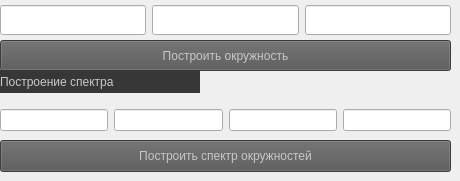
        <widget class="QWidget" name="page_1">
         <property name="sizePolicy">
          <sizepolicy hsizetype="Minimum" vsizetype="Minimum">
           <horstretch>0</horstretch>
           <verstretch>0</verstretch>
          </sizepolicy>
         </property>
         <property name="minimumSize">
          <size>
           <width>0</width>
           <height>100</height>
          </size>
         </property>
         <widget class="QPushButton" name="draw_circle_button">
          <property name="geometry">
           <rect>
            <x>0</x>
            <y>40</y>
            <width>451</width>
            <height>31</height>
           </rect>
          </property>
          <property name="sizePolicy">
           <sizepolicy hsizetype="Fixed" vsizetype="Fixed">
            <horstretch>0</horstretch>
            <verstretch>0</verstretch>
           </sizepolicy>
          </property>
          <property name="maximumSize">
           <size>
            <width>460</width>
            <height>16777215</height>
           </size>
          </property>
          <property name="styleSheet">
           <string notr="true">color: rgb(200, 200, 200);
font: 10pt &quot;Segoe UI&quot;;
background-color: rgb(86, 86, 86);</string>
          </property>
          <property name="text">
           <string>Построить окружность</string>
          </property>
         </widget>
         <widget class="QWidget" name="horizontalLayoutWidget_2">
          <property name="geometry">
           <rect>
            <x>0</x>
            <y>0</y>
            <width>451</width>
            <height>41</height>
           </rect>
          </property>
          <layout class="QHBoxLayout" name="horizontalLayout_9">
           <item>
            <widget class="QLineEdit" name="set_x">
             <property name="sizePolicy">
              <sizepolicy hsizetype="Fixed" vsizetype="Fixed">
               <horstretch>0</horstretch>
               <verstretch>0</verstretch>
              </sizepolicy>
             </property>
             <property name="maximumSize">
              <size>
               <width>150</width>
               <height>30</height>
              </size>
             </property>
             <property name="styleSheet">
              <string notr="true">border-color: rgb(255, 255, 255);
color: rgb(255, 255, 255);
font: 10pt &quot;Segoe UI&quot;;</string>
             </property>
             <property name="placeholderText">
              <string>x центра</string>
             </property>
            </widget>
           </item>
           <item>
            <widget class="QLineEdit" name="set_y">
             <property name="sizePolicy">
              <sizepolicy hsizetype="Fixed" vsizetype="Fixed">
               <horstretch>0</horstretch>
               <verstretch>0</verstretch>
              </sizepolicy>
             </property>
             <property name="maximumSize">
              <size>
               <width>150</width>
               <height>30</height>
              </size>
             </property>
             <property name="styleSheet">
              <string notr="true">border-color: rgb(255, 255, 255);
color: rgb(255, 255, 255);
font: 10pt &quot;Segoe UI&quot;;</string>
             </property>
             <property name="placeholderText">
              <string>y центра</string>
             </property>
            </widget>
           </item>
           <item>
            <widget class="QLineEdit" name="set_r">
             <property name="sizePolicy">
              <sizepolicy hsizetype="Fixed" vsizetype="Fixed">
               <horstretch>0</horstretch>
               <verstretch>0</verstretch>
              </sizepolicy>
             </property>
             <property name="maximumSize">
              <size>
               <width>150</width>
               <height>30</height>
              </size>
             </property>
             <property name="styleSheet">
              <string notr="true">border-color: rgb(255, 255, 255);
color: rgb(255, 255, 255);
font: 10pt &quot;Segoe UI&quot;;</string>
             </property>
             <property name="placeholderText">
              <string>Радиус</string>
             </property>
            </widget>
           </item>
          </layout>
         </widget>
         <widget class="QLabel" name="draw_spektr_label">
          <property name="geometry">
           <rect>
            <x>0</x>
            <y>70</y>
            <width>200</width>
            <height>23</height>
           </rect>
          </property>
          <property name="sizePolicy">
           <sizepolicy hsizetype="Fixed" vsizetype="Fixed">
            <horstretch>0</horstretch>
            <verstretch>0</verstretch>
           </sizepolicy>
          </property>
          <property name="minimumSize">
           <size>
            <width>200</width>
            <height>0</height>
           </size>
          </property>
          <property name="maximumSize">
           <size>
            <width>250</width>
            <height>16777215</height>
           </size>
          </property>
          <property name="styleSheet">
           <string notr="true">color: rgb(200, 200, 200);
border-color: rgb(131, 131, 131);
gridline-color: rgb(95, 95, 95);
background-color: rgb(55, 55, 55);
font: 12pt &quot;Segoe UI&quot;;</string>
          </property>
          <property name="text">
           <string>Построение спектра</string>
          </property>
         </widget>
         <widget class="QPushButton" name="draw_spektr_button">
          <property name="geometry">
           <rect>
            <x>0</x>
            <y>140</y>
            <width>451</width>
            <height>32</height>
           </rect>
          </property>
          <property name="sizePolicy">
           <sizepolicy hsizetype="Fixed" vsizetype="Fixed">
            <horstretch>0</horstretch>
            <verstretch>0</verstretch>
           </sizepolicy>
          </property>
          <property name="maximumSize">
           <size>
            <width>460</width>
            <height>16777215</height>
           </size>
          </property>
          <property name="styleSheet">
           <string notr="true">color: rgb(200, 200, 200);
font: 10pt &quot;Segoe UI&quot;;
background-color: rgb(86, 86, 86);</string>
          </property>
          <property name="text">
           <string>Построить спектр окружностей</string>
          </property>
         </widget>
         <widget class="QWidget" name="horizontalLayoutWidget_3">
          <property name="geometry">
           <rect>
            <x>0</x>
            <y>100</y>
            <width>451</width>
            <height>41</height>
           </rect>
          </property>
          <layout class="QHBoxLayout" name="horizontalLayout_3">
           <item>
            <widget class="QLineEdit" name="set_r_start">
             <property name="sizePolicy">
              <sizepolicy hsizetype="Fixed" vsizetype="Fixed">
               <horstretch>0</horstretch>
               <verstretch>0</verstretch>
              </sizepolicy>
             </property>
             <property name="maximumSize">
              <size>
               <width>110</width>
               <height>16777215</height>
              </size>
             </property>
             <property name="styleSheet">
              <string notr="true">border-color: rgb(255, 255, 255);
color: rgb(255, 255, 255);
font: 10pt &quot;Segoe UI&quot;;</string>
             </property>
             <property name="placeholderText">
              <string>нач радиус</string>
             </property>
            </widget>
           </item>
           <item>
            <widget class="QLineEdit" name="set_r_end">
             <property name="sizePolicy">
              <sizepolicy hsizetype="Fixed" vsizetype="Fixed">
               <horstretch>0</horstretch>
               <verstretch>0</verstretch>
              </sizepolicy>
             </property>
             <property name="maximumSize">
              <size>
               <width>110</width>
               <height>16777215</height>
              </size>
             </property>
             <property name="styleSheet">
              <string notr="true">border-color: rgb(255, 255, 255);
color: rgb(255, 255, 255);
font: 10pt &quot;Segoe UI&quot;;</string>
             </property>
             <property name="placeholderText">
              <string>кон радиус</string>
             </property>
            </widget>
           </item>
           <item>
            <widget class="QLineEdit" name="set_circle_count">
             <property name="sizePolicy">
              <sizepolicy hsizetype="Fixed" vsizetype="Fixed">
               <horstretch>0</horstretch>
               <verstretch>0</verstretch>
              </sizepolicy>
             </property>
             <property name="maximumSize">
              <size>
               <width>110</width>
               <height>16777215</height>
              </size>
             </property>
             <property name="styleSheet">
              <string notr="true">border-color: rgb(255, 255, 255);
color: rgb(255, 255, 255);
font: 10pt &quot;Segoe UI&quot;;</string>
             </property>
             <property name="placeholderText">
              <string>кол-во окр</string>
             </property>
            </widget>
           </item>
           <item>
            <widget class="QLineEdit" name="set_step">
             <property name="sizePolicy">
              <sizepolicy hsizetype="Fixed" vsizetype="Fixed">
               <horstretch>0</horstretch>
               <verstretch>0</verstretch>
              </sizepolicy>
             </property>
             <property name="maximumSize">
              <size>
               <width>110</width>
               <height>16777215</height>
              </size>
             </property>
             <property name="styleSheet">
              <string notr="true">border-color: rgb(255, 255, 255);
color: rgb(255, 255, 255);
font: 10pt &quot;Segoe UI&quot;;</string>
             </property>
             <property name="placeholderText">
              <string>шаг</string>
             </property>
            </widget>
           </item>
          </layout>
         </widget>
        </widget>
